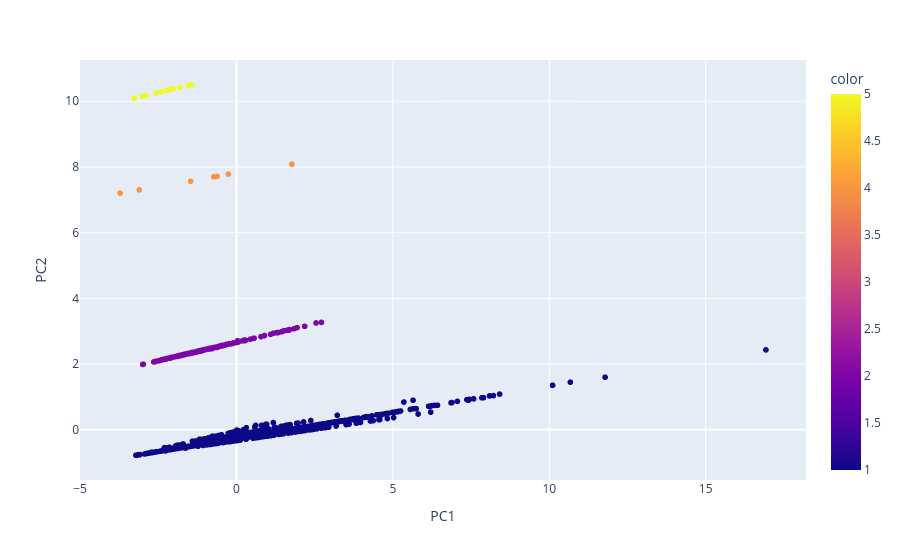

The cell this chart's notebook holds for it:
### Code cell
graph_pca = px.scatter(df_pca, x="PC1", y="PC2", color=data["tipo"])
graph_pca.show()

### Figure 1 — Plotly figure (JSON) as saved in the notebook; plotly's stock layout.template omitted (floating-point values rounded to 4 significant figures; data arrays with more than 128 entries replaced by an {"elided": "..."} marker saying what was removed)
{"data": [{"hovertemplate": "PC1=%{x}<br>PC2=%{y}<br>color=%{marker.color}<extra></extra>", "legendgroup": "", "marker": {"color": {"elided": "3289 int values"}, "coloraxis": "coloraxis", "symbol": "circle"}, "mode": "markers", "name": "", "showlegend": false, "type": "scattergl", "x": {"elided": "3289 float values"}, "xaxis": "x", "y": {"elided": "3289 float values"}, "yaxis": "y"}], "layout": {"coloraxis": {"colorbar": {"title": {"text": "color"}}, "colorscale": [[0, "#0d0887"], [0.1111, "#46039f"], [0.2222, "#7201a8"], [0.3333, "#9c179e"], [0.4444, "#bd3786"], [0.5556, "#d8576b"], [0.6667, "#ed7953"], [0.7778, "#fb9f3a"], [0.8889, "#fdca26"], [1, "#f0f921"]]}, "legend": {"tracegroupgap": 0}, "margin": {"t": 60}, "xaxis": {"anchor": "y", "domain": [0, 1], "title": {"text": "PC1"}}, "yaxis": {"anchor": "x", "domain": [0, 1], "title": {"text": "PC2"}}}}
